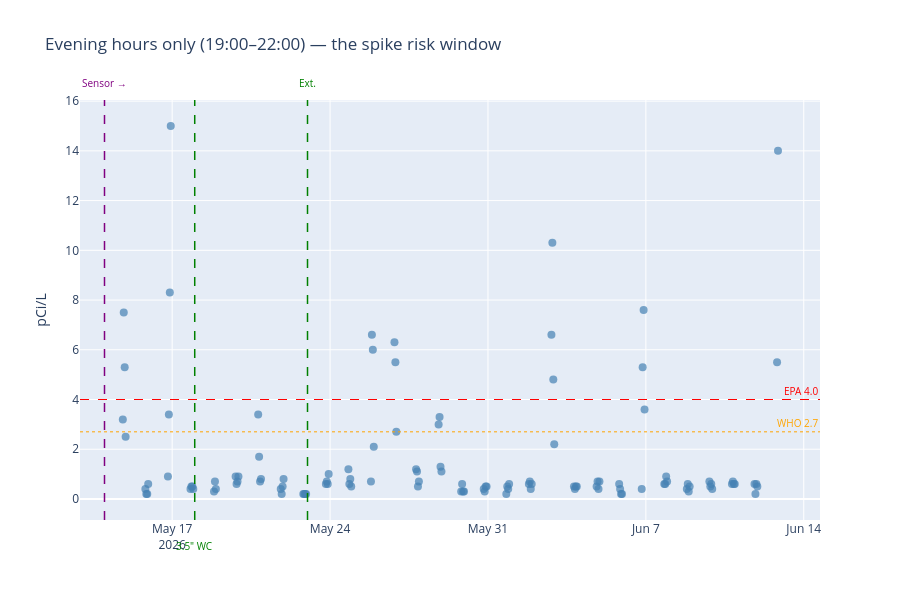

This figure's notebook cell:
### Markdown cell above
## Evening-only timeline (19:00–22:00)

The hour-of-day boxplot above shows readings peak in the evening. This filters the dataset down to just those hours so the temporal pattern is visible across phases: how does the evening profile in P1 (early mitigation), P2 (after the May 18 sealing + 3.5" WC change), and P3 (after the May 23 external adjustments) compare? Each dot is one evening hourly reading.

### Code cell
evening = df_post[df_post.index.hour.isin([19, 20, 21, 22])].copy()

fig = px.scatter(evening, y='radon',
                 title='Evening hours only (19:00–22:00) — the spike risk window',
                 labels={'radon': 'pCi/L', 'ts': ''})
fig.update_traces(marker=dict(size=8, color='steelblue', opacity=0.7))
annotate(fig, events=EVENTS_POST)
fig.show()
